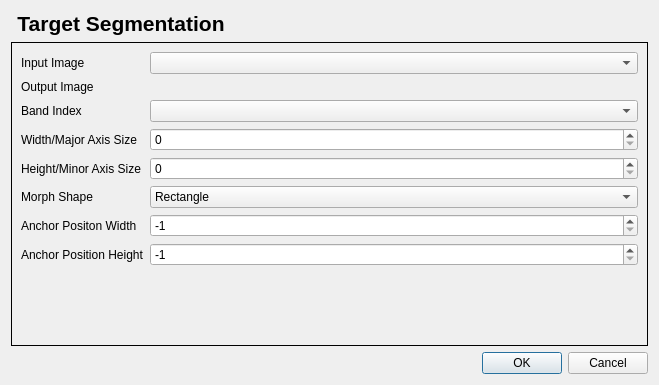
<?xml version="1.0" encoding="UTF-8"?>
<ui version="4.0">
 <class>TargetSegmentationDialogBase</class>
 <widget class="QDialog" name="TargetSegmentationDialogBase">
  <property name="geometry">
   <rect>
    <x>0</x>
    <y>0</y>
    <width>659</width>
    <height>385</height>
   </rect>
  </property>
  <property name="windowTitle">
   <string>Target Segmentation</string>
  </property>
  <layout class="QGridLayout" name="gridLayout">
   <item row="4" column="1">
    <widget class="QDialogButtonBox" name="button_box">
     <property name="orientation">
      <enum>Qt::Horizontal</enum>
     </property>
     <property name="standardButtons">
      <set>QDialogButtonBox::Cancel|QDialogButtonBox::Ok</set>
     </property>
    </widget>
   </item>
   <item row="0" column="1" alignment="Qt::AlignLeft">
    <widget class="QLabel" name="title_label">
     <property name="text">
      <string>&lt;!DOCTYPE HTML PUBLIC &quot;-//W3C//DTD HTML 4.0//EN&quot; &quot;http://www.w3.org/TR/REC-html40/strict.dtd&quot;&gt;
&lt;html&gt;&lt;head&gt;&lt;meta name=&quot;qrichtext&quot; content=&quot;1&quot; /&gt;&lt;style type=&quot;text/css&quot;&gt;
p, li { white-space: pre-wrap; }
&lt;/style&gt;&lt;/head&gt;&lt;body style=&quot; font-family:'MS Shell Dlg 2'; font-size:8pt; font-weight:400; font-style:normal;&quot;&gt;
&lt;p style=&quot; margin-top:0px; margin-bottom:0px; margin-left:0px; margin-right:0px; -qt-block-indent:0; text-indent:0px;&quot;&gt;&lt;span style=&quot; font-family:'Sans Serif'; font-size:16pt; font-weight:600;&quot;&gt;Target Segmentation&lt;/span&gt;&lt;/p&gt;&lt;/body&gt;&lt;/html&gt;</string>
     </property>
     <property name="alignment">
      <set>Qt::AlignCenter</set>
     </property>
    </widget>
   </item>
   <item row="3" column="0" colspan="2">
    <widget class="QStackedWidget" name="stackedWidget">
     <property name="frameShape">
      <enum>QFrame::Box</enum>
     </property>
     <widget class="QWidget" name="stackedWidgetPage1">
      <layout class="QFormLayout" name="formLayout_2">
       <item row="1" column="0">
        <widget class="QLabel" name="inputImageLabel">
         <property name="text">
          <string>Input Image</string>
         </property>
        </widget>
       </item>
       <item row="1" column="1">
        <widget class="QgsMapLayerComboBox" name="inputQgsMapLayerComboBox">
         <property name="statusTip">
          <string>Select input image from loaded layers</string>
         </property>
        </widget>
       </item>
       <item row="3" column="0">
        <widget class="QLabel" name="outputImageLabel">
         <property name="text">
          <string>Output Image</string>
         </property>
        </widget>
       </item>
       <item row="3" column="1">
        <widget class="QgsFileWidget" name="outputImageQgsFileWidget">
         <property name="statusTip">
          <string>Select output filepath. Ensure file extension is included</string>
         </property>
        </widget>
       </item>
       <item row="4" column="0">
        <widget class="QLabel" name="bandIndexLabel">
         <property name="text">
          <string>Band Index</string>
         </property>
        </widget>
       </item>
       <item row="4" column="1">
        <widget class="QgsRasterBandComboBox" name="bandRasterBandComboBox"/>
       </item>
       <item row="5" column="0">
        <widget class="QLabel" name="majorAxisLabel">
         <property name="text">
          <string>Width/Major Axis Size</string>
         </property>
        </widget>
       </item>
       <item row="5" column="1">
        <widget class="QSpinBox" name="majorAxisSpinBox">
         <property name="statusTip">
          <string>Width for rectangular/cross shape, semi major axis for ellipse (integer)</string>
         </property>
        </widget>
       </item>
       <item row="6" column="0">
        <widget class="QLabel" name="minorAxisLabel">
         <property name="text">
          <string>Height/Minor Axis Size</string>
         </property>
        </widget>
       </item>
       <item row="6" column="1">
        <widget class="QSpinBox" name="minorAxisSpinBox">
         <property name="statusTip">
          <string>Height for rectangular/cross shape, semi minor axis for ellipse (integer)</string>
         </property>
        </widget>
       </item>
       <item row="7" column="0">
        <widget class="QLabel" name="morphShapeLabel">
         <property name="text">
          <string>Morph Shape</string>
         </property>
        </widget>
       </item>
       <item row="7" column="1">
        <widget class="QComboBox" name="morphShapeComboBox">
         <property name="statusTip">
          <string>Shape of the structuring element</string>
         </property>
         <item>
          <property name="text">
           <string>Rectangle</string>
          </property>
         </item>
         <item>
          <property name="text">
           <string>Cross</string>
          </property>
         </item>
         <item>
          <property name="text">
           <string>Ellipse</string>
          </property>
         </item>
        </widget>
       </item>
       <item row="8" column="0">
        <widget class="QLabel" name="anchorWidthLabel">
         <property name="text">
          <string>Anchor Positon Width</string>
         </property>
        </widget>
       </item>
       <item row="8" column="1">
        <widget class="QSpinBox" name="anchorWidthSpinBox">
         <property name="statusTip">
          <string>Anchor position width (integer)</string>
         </property>
         <property name="minimum">
          <number>-1</number>
         </property>
         <property name="value">
          <number>-1</number>
         </property>
        </widget>
       </item>
       <item row="9" column="0">
        <widget class="QLabel" name="anchorHeightLabel">
         <property name="text">
          <string>Anchor Position Height</string>
         </property>
        </widget>
       </item>
       <item row="9" column="1">
        <widget class="QSpinBox" name="anchorHeightSpinBox">
         <property name="statusTip">
          <string>Anchor position height (integer)</string>
         </property>
         <property name="minimum">
          <number>-1</number>
         </property>
         <property name="value">
          <number>-1</number>
         </property>
        </widget>
       </item>
      </layout>
     </widget>
    </widget>
   </item>
  </layout>
 </widget>
 <customwidgets>
  <customwidget>
   <class>QgsFileWidget</class>
   <extends>QWidget</extends>
   <header>qgsfilewidget.h</header>
  </customwidget>
  <customwidget>
   <class>QgsMapLayerComboBox</class>
   <extends>QComboBox</extends>
   <header>qgsmaplayercombobox.h</header>
  </customwidget>
  <customwidget>
   <class>QgsRasterBandComboBox</class>
   <extends>QComboBox</extends>
   <header>qgsrasterbandcombobox.h</header>
  </customwidget>
 </customwidgets>
 <resources/>
 <connections>
  <connection>
   <sender>button_box</sender>
   <signal>accepted()</signal>
   <receiver>TargetSegmentationDialogBase</receiver>
   <slot>accept()</slot>
   <hints>
    <hint type="sourcelabel">
     <x>20</x>
     <y>20</y>
    </hint>
    <hint type="destinationlabel">
     <x>20</x>
     <y>20</y>
    </hint>
   </hints>
  </connection>
  <connection>
   <sender>button_box</sender>
   <signal>rejected()</signal>
   <receiver>TargetSegmentationDialogBase</receiver>
   <slot>reject()</slot>
   <hints>
    <hint type="sourcelabel">
     <x>20</x>
     <y>20</y>
    </hint>
    <hint type="destinationlabel">
     <x>20</x>
     <y>20</y>
    </hint>
   </hints>
  </connection>
 </connections>
</ui>
